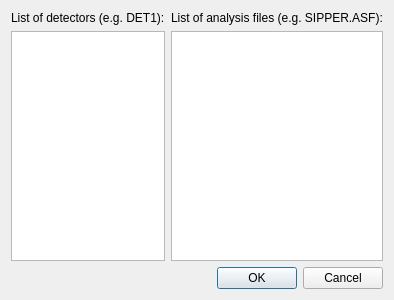
<?xml version="1.0" encoding="UTF-8"?>
<ui version="4.0">
 <class>DDetectors</class>
 <widget class="QDialog" name="DDetectors">
  <property name="geometry">
   <rect>
    <x>0</x>
    <y>0</y>
    <width>388</width>
    <height>300</height>
   </rect>
  </property>
  <property name="windowTitle">
   <string>Set detectors</string>
  </property>
  <layout class="QGridLayout" name="gridLayout">
   <item row="0" column="0">
    <widget class="QLabel" name="label">
     <property name="text">
      <string>List of detectors (e.g. DET1):</string>
     </property>
    </widget>
   </item>
   <item row="0" column="1">
    <widget class="QLabel" name="label_2">
     <property name="text">
      <string>List of analysis files (e.g. SIPPER.ASF):</string>
     </property>
    </widget>
   </item>
   <item row="1" column="0">
    <widget class="QPlainTextEdit" name="listDet"/>
   </item>
   <item row="1" column="1">
    <widget class="QPlainTextEdit" name="listAsf"/>
   </item>
   <item row="2" column="1">
    <widget class="QDialogButtonBox" name="OKButton">
     <property name="standardButtons">
      <set>QDialogButtonBox::Cancel|QDialogButtonBox::Ok</set>
     </property>
    </widget>
   </item>
  </layout>
 </widget>
 <layoutdefault spacing="6" margin="11"/>
 <resources/>
 <connections>
  <connection>
   <sender>OKButton</sender>
   <signal>accepted()</signal>
   <receiver>DDetectors</receiver>
   <slot>accept()</slot>
   <hints>
    <hint type="sourcelabel">
     <x>192</x>
     <y>287</y>
    </hint>
    <hint type="destinationlabel">
     <x>61</x>
     <y>274</y>
    </hint>
   </hints>
  </connection>
  <connection>
   <sender>OKButton</sender>
   <signal>rejected()</signal>
   <receiver>DDetectors</receiver>
   <slot>reject()</slot>
   <hints>
    <hint type="sourcelabel">
     <x>210</x>
     <y>277</y>
    </hint>
    <hint type="destinationlabel">
     <x>109</x>
     <y>283</y>
    </hint>
   </hints>
  </connection>
 </connections>
</ui>
